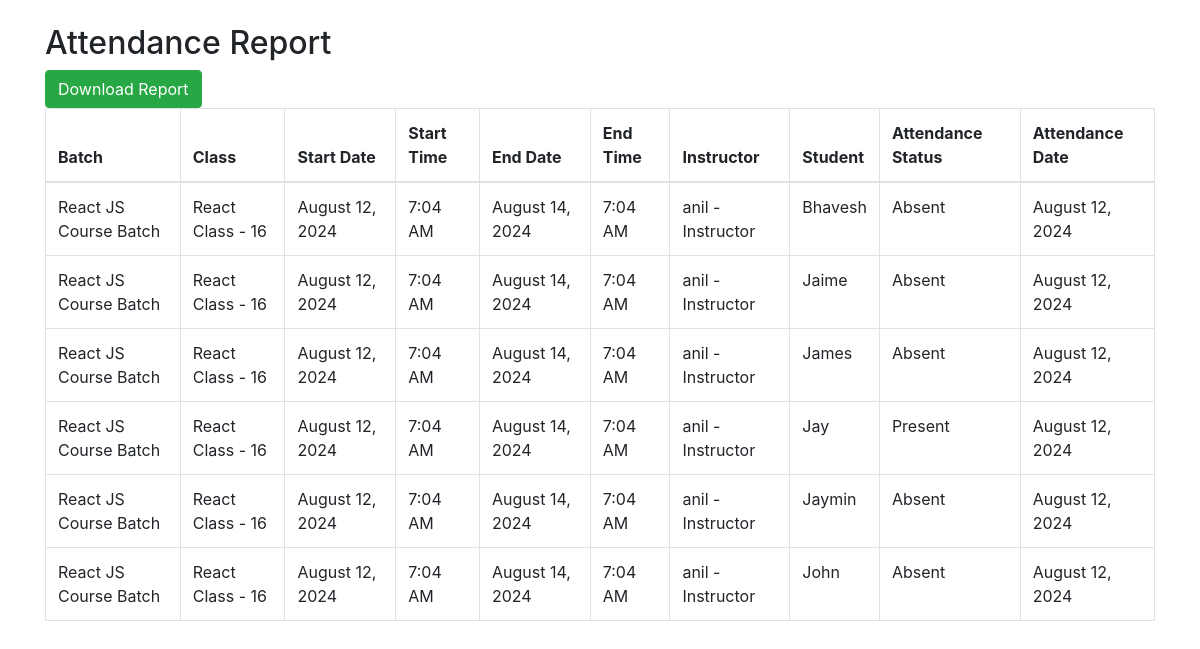
The page /generate_report.php?class_id=25 (signed in) on the database its author committed.
### tables this page shows
CREATE TABLE `attendance` (
  `id` int(11) NOT NULL,
  `class_id` int(11) NOT NULL,
  `student_id` int(11) NOT NULL,
  `status` tinyint(1) NOT NULL,
  `date` date NOT NULL,
  `created_at` timestamp NOT NULL DEFAULT current_timestamp(),
  `updated_at` timestamp NOT NULL DEFAULT current_timestamp() ON UPDATE current_timestamp(),
  `instructor_id` int(11) DEFAULT NULL,
  `assignment_id` int(11) DEFAULT NULL,
  `coordinator_id` int(11) DEFAULT NULL
);

CREATE TABLE `batches` (
  `id` int(11) NOT NULL,
  `course_name` varchar(255) NOT NULL,
  `start_date` date NOT NULL,
  `end_date` date NOT NULL,
  `capacity` int(11) NOT NULL,
  `created_at` timestamp NOT NULL DEFAULT current_timestamp(),
  `updated_at` timestamp NOT NULL DEFAULT current_timestamp() ON UPDATE current_timestamp()
);

CREATE TABLE `classes` (
  `id` int(11) NOT NULL,
  `batch_id` int(11) NOT NULL,
  `class_name` varchar(255) NOT NULL,
  `start_time` datetime NOT NULL,
  `end_time` datetime NOT NULL,
  `created_at` timestamp NOT NULL DEFAULT current_timestamp(),
  `updated_at` timestamp NOT NULL DEFAULT current_timestamp() ON UPDATE current_timestamp()
);

CREATE TABLE `class_assignments` (
  `id` int(11) NOT NULL,
  `class_id` int(11) NOT NULL,
  `instructor_id` int(11) DEFAULT NULL,
  `resource_id` int(11) DEFAULT NULL,
  `coordinator_id` int(11) DEFAULT NULL,
  `assigned_at` timestamp NOT NULL DEFAULT current_timestamp(),
  `start_time` datetime NOT NULL,
  `end_time` datetime NOT NULL
);

CREATE TABLE `users` (
  `id` int(11) NOT NULL,
  `name` varchar(255) NOT NULL,
  `email` varchar(255) NOT NULL,
  `password` varchar(255) NOT NULL,
  `role` enum('admin','instructor','coordinator') NOT NULL,
  `created_at` timestamp NOT NULL DEFAULT current_timestamp(),
  `updated_at` timestamp NOT NULL DEFAULT current_timestamp() ON UPDATE current_timestamp()
);

CREATE TABLE `students` (
  `id` int(11) NOT NULL,
  `name` varchar(255) NOT NULL
);

### generate_report.php (the view, shortened to what this page needs)
<?php
include('config.php');
$class_id = isset($_GET['class_id']) ? intval($_GET['class_id']) : 0;
$start_date = isset($_GET['start_date']) ? $_GET['start_date'] : date('Y-m-01');
$end_date = isset($_GET['end_date']) ? $_GET['end_date'] : date('Y-m-t');
$query = "
    SELECT
        b.course_name,
        c.class_name,
        ca.start_time,
        ca.end_time,
        u.name AS instructor_name,
        a.status AS attendance_status,
        s.name AS student_name,
        a.date AS attendance_date
    FROM
        attendance a
    JOIN
        class_assignments ca ON a.assignment_id = ca.id
    JOIN
        classes c ON ca.class_id = c.id
    JOIN
        users u ON ca.instructor_id = u.id
    JOIN
        students s ON a.student_id = s.id
    JOIN
        batches b ON c.batch_id = b.id
    WHERE
        a.assignment_id = ?
        AND a.date BETWEEN ? AND ?
    ORDER BY
        b.course_name, c.class_name, ca.start_time, a.date, s.name;
";
$stmt = $conn->prepare($query);
$stmt->bind_param("iss", $class_id, $start_date, $end_date);
$stmt->execute();
$result = $stmt->get_result();
$data = $result->fetch_all(MYSQLI_ASSOC);
?>
<!DOCTYPE html>
<html lang="en">
<head>
    <link rel="stylesheet" href="https://stackpath.bootstrapcdn.com/bootstrap/4.3.1/css/bootstrap.min.css">
</head>
<body>
    <div class="container mt-4">
        <h2>Attendance Report</h2>
        <form method="post" action="download_report.php">
            <button type="submit" class="btn btn-success">Download Report</button>
        </form>
        <?php if (count($data) > 0): ?>
            <table class="table table-bordered">
                <thead>
                    <tr>
                        <th>Batch</th>
                        <th>Class</th>
                        <th>Start Date</th>
                        <th>Start Time</th>
                        <th>End Date</th>
                        <th>End Time</th>
                        <th>Instructor</th>
                        <th>Student</th>
                        <th>Attendance Status</th>
                        <th>Attendance Date</th>
                    </tr>
                </thead>
                <tbody>
                    <?php foreach ($data as $row): ?>
                    <tr>
                        <td><?php echo htmlspecialchars($row['course_name']); ?></td>
                        <td><?php echo htmlspecialchars($row['class_name']); ?></td>
                        <td><?php echo htmlspecialchars(date('F j, Y', strtotime($row['start_time']))); ?></td>
                        <td><?php echo htmlspecialchars(date('g:i A', strtotime($row['start_time']))); ?></td>
                        <td><?php echo htmlspecialchars(date('F j, Y', strtotime($row['end_time']))); ?></td>
                        <td><?php echo htmlspecialchars(date('g:i A', strtotime($row['end_time']))); ?></td>
                        <td><?php echo htmlspecialchars($row['instructor_name']); ?></td>
                        <td><?php echo htmlspecialchars($row['student_name']); ?></td>
                        <td><?php echo $row['attendance_status'] ? 'Present' : 'Absent'; ?></td>
                        <td><?php echo htmlspecialchars(date('F j, Y', strtotime($row['attendance_date']))); ?></td>
                    </tr>
                    <?php endforeach; ?>
                </tbody>
            </table>
        <?php else: ?>
            <p>No data available for the selected period.</p>
        <?php endif; ?>
    </div>
</body>
</html>

### rows shown on the page
attendance: batches.course_name "React JS Course Batch", class.class_name "React Class - 16", assignment.start_time "August 12, 2024", assignment.start_time "7:04 AM", assignment.end_time "August 14, 2024", assignment.end_time "7:04 AM", instructor.name "anil - Instructor", student.name "Bhavesh", status "Absent", date "August 12, 2024"
attendance: batches.course_name "React JS Course Batch", class.class_name "React Class - 16", assignment.start_time "August 12, 2024", assignment.start_time "7:04 AM", assignment.end_time "August 14, 2024", assignment.end_time "7:04 AM", instructor.name "anil - Instructor", student.name "Jaime", status "Absent", date "August 12, 2024"
attendance: batches.course_name "React JS Course Batch", class.class_name "React Class - 16", assignment.start_time "August 12, 2024", assignment.start_time "7:04 AM", assignment.end_time "August 14, 2024", assignment.end_time "7:04 AM", instructor.name "anil - Instructor", student.name "James", status "Absent", date "August 12, 2024"
attendance: batches.course_name "React JS Course Batch", class.class_name "React Class - 16", assignment.start_time "August 12, 2024", assignment.start_time "7:04 AM", assignment.end_time "August 14, 2024", assignment.end_time "7:04 AM", instructor.name "anil - Instructor", student.name "Jay", status "Present", date "August 12, 2024"
attendance: batches.course_name "React JS Course Batch", class.class_name "React Class - 16", assignment.start_time "August 12, 2024", assignment.start_time "7:04 AM", assignment.end_time "August 14, 2024", assignment.end_time "7:04 AM", instructor.name "anil - Instructor", student.name "Jaymin", status "Absent", date "August 12, 2024"
attendance: batches.course_name "React JS Course Batch", class.class_name "React Class - 16", assignment.start_time "August 12, 2024", assignment.start_time "7:04 AM", assignment.end_time "August 14, 2024", assignment.end_time "7:04 AM", instructor.name "anil - Instructor", student.name "John", status "Absent", date "August 12, 2024"
